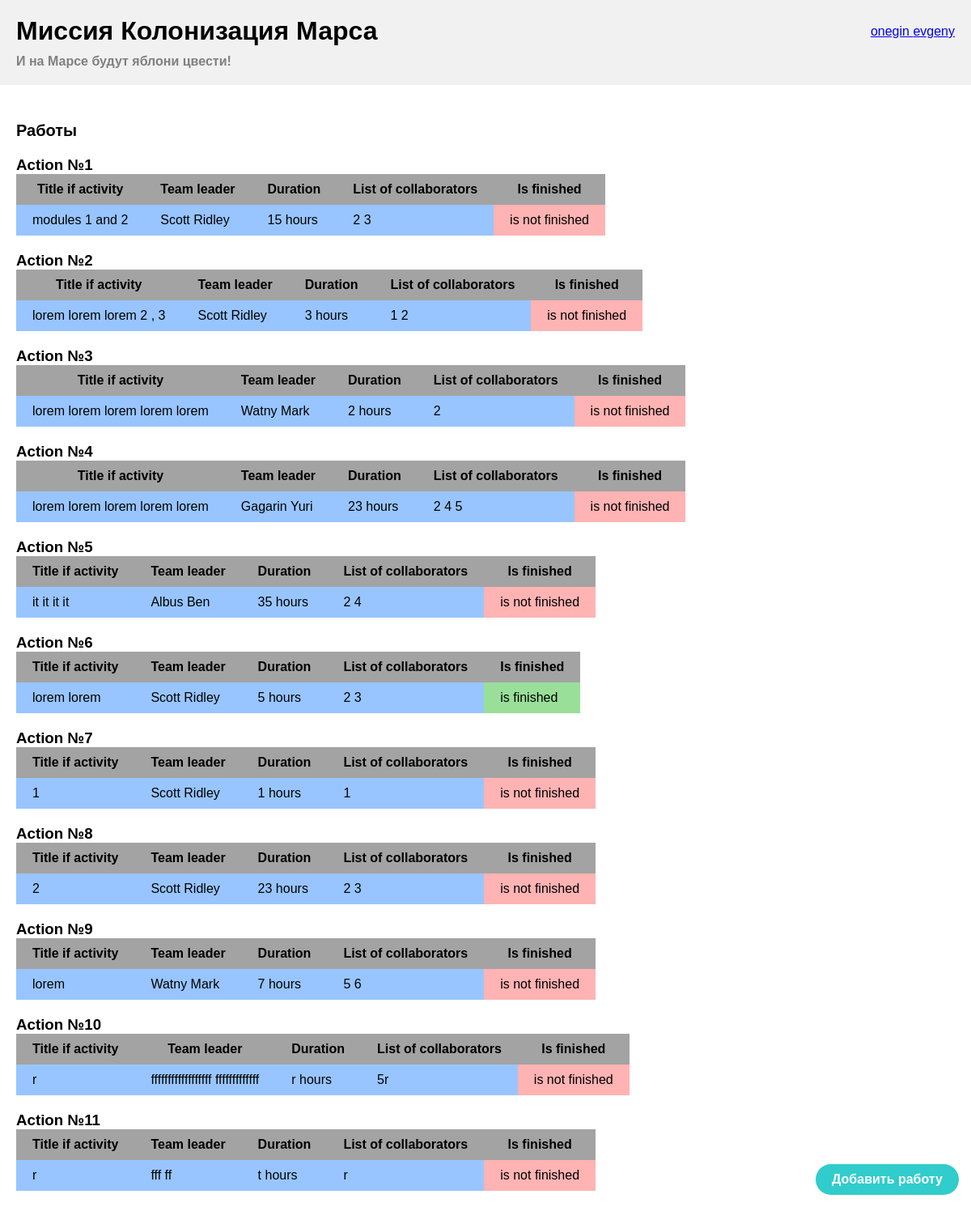
The page / (signed in) on the database its author committed.
### data/users.py (models this page shows, shortened)
class User(SqlAlchemyBase, UserMixin):
    __tablename__ = 'users'
    id = sqlalchemy.Column(sqlalchemy.Integer,
                           primary_key=True, autoincrement=True)
    surname = sqlalchemy.Column(sqlalchemy.String, nullable=True)
    name = sqlalchemy.Column(sqlalchemy.String, nullable=True)
    age = sqlalchemy.Column(sqlalchemy.Integer, nullable=True)
    position = sqlalchemy.Column(sqlalchemy.String, nullable=True)
    speciality = sqlalchemy.Column(sqlalchemy.String, nullable=True)
    address = sqlalchemy.Column(sqlalchemy.String, nullable=True)
    email = sqlalchemy.Column(sqlalchemy.String, unique=True, nullable=True)
    hashed_password = sqlalchemy.Column(sqlalchemy.String, nullable=True)
    modified_date = sqlalchemy.Column(sqlalchemy.DateTime, default=datetime.datetime.now)
    news = orm.relationship("News", back_populates='user')
    jobs = orm.relationship("Jobs", back_populates='user')
    departments = orm.relationship("Department", back_populates='user')

### data/jobs.py (models this page shows)
class Jobs(SqlAlchemyBase):
    __tablename__ = 'jobs'
    id = sqlalchemy.Column(sqlalchemy.Integer,
                           primary_key=True, autoincrement=True)
    team_leader = sqlalchemy.Column(sqlalchemy.Integer, sqlalchemy.ForeignKey("users.id"), nullable=True)
    job = sqlalchemy.Column(sqlalchemy.String, nullable=True)
    work_size = sqlalchemy.Column(sqlalchemy.Integer, nullable=True)
    collaborators = sqlalchemy.Column(sqlalchemy.String, nullable=True)
    start_date = sqlalchemy.Column(sqlalchemy.DateTime, default=datetime.datetime.now)
    end_date = sqlalchemy.Column(sqlalchemy.DateTime, nullable=True)
    is_finished = sqlalchemy.Column(sqlalchemy.Boolean, default=False)
    user = orm.relationship('User', foreign_keys=[team_leader])

### main.py (the view)
@app.route("/")
def index_jobs():
    db_sess = db_session.create_session()
    jobs = db_sess.query(Jobs).all()
    return render_template("index_jobs.html", jobs=jobs)

### data/db_session.py (called while the page is built)
def create_session() -> Session:
    global __factory
    return __factory()

### main.py (called while the page is built)
@login_manager.user_loader
def load_user(user_id):
    db_sess = db_session.create_session()
    return db_sess.query(User).get(user_id)

### templates/index_jobs.html (shortened to what this page needs)
<!doctype html>
<html lang="ru">
    <head>
        <link rel="stylesheet" type="text/css" href="../static/css/style.css">
    </head>
    <body>
        <header class="authorization-header">
            <nav class="authorization-header__panel">
                {% if current_user.is_authenticated %}
                    <a class="navbar-brand" href="/logout">{{ current_user.surname }} {{ current_user.name }}</a>
                {% else %}
                    <p>
                        <a class="btn btn-register btn_modif" href="/register">Зарегистрироваться</a>
                        <a class="btn btn-login btn_modif" href="/login">Войти</a>
                    </p>
                {% endif %}
            </nav>
        </header>
        <main>
            {% extends "base.html" %}
            {% block content %}
            <div class="content">
                {% if current_user.is_authenticated %}
                    <a href="jobs" class="btn btn-secondary btn_modif">Добавить работу</a>
                {% endif %}
                <h2 class="h2_none_margin">Работы</h2>
                {% for job in jobs%}
                <div class="item">
                    <h3>Action №{{ loop.index }}</h3>
                    <table>
                        <tr>
                            <th>Title if activity</th>
                            <th>Team leader</th>
                            <th>Duration</th>
                            <th>List of collaborators</th>
                            <th>Is finished</th>
                        </tr>
                        <tr>
                            <td>{{ job.job }}</td>
                            <td>{{ job.user.surname }} {{ job.user.name }}</td>
                            <td>{{ job.work_size }} hours</td>
                            <td>{{ job.collaborators }}</td>
                            <td class="{% if job.is_finished %} green {% else %} red {% endif %}">{% if job.is_finished %} is finished {% else %} is not finished {% endif %}</td>
                        </tr>
                    </table>
                </div>
                {% endfor %}
            </div>
            {% endblock %}

### static/css/style.css (style rules this page uses)
* { padding: 0; margin: 0; }
body { font-family: 'Ubuntu', sans-serif; }
h2 { font-size: 20px; margin-left: 200px; }
.h2_none_margin { margin-left: 20px; }
.content { margin-top: 150px; }
.authorization-header { z-index: 10; position: fixed; right: 20px; top: 30px; }
.btn { transition: 0.2s all ease-out 0s; border: none; padding: 10px 20px; color: white; font-weight: 600; border-radius: 100px; background: rgb(41, 141, 255); }
.btn_modif { display: inline-block; text-decoration: none; }
.btn-secondary { position: fixed; right: 15px; bottom: 15px; background: rgb(49, 204, 204); }
.navbar-brand { float: right; }
.item { margin: 20px; }
table { border-collapse: collapse; }
tr { padding: 10px 20px; min-height: 50px; }
th { padding: 10px 20px; min-height: 50px; background: rgb(163, 163, 163); }
td { padding: 10px 20px; background: rgb(152, 197, 255); }
.red { background: rgb(255, 179, 179); }
.green { background: rgb(153, 223, 153); }

### rows shown on the page
User: surname "onegin", name "evgeny"
Jobs: job "modules 1 and 2", user.surname "Scott", user.name "Ridley", work_size "15", collaborators "2 3", is_finished "is not finished"
Jobs: job "lorem lorem lorem 2 , 3", user.surname "Scott", user.name "Ridley", work_size "3", collaborators "1 2", is_finished "is not finished"
Jobs: job "lorem lorem lorem lorem lorem", user.surname "Watny", user.name "Mark", work_size "2", collaborators "2", is_finished "is not finished"
Jobs: job "lorem lorem lorem lorem lorem", user.surname "Gagarin", user.name "Yuri", work_size "23", collaborators "2 4 5", is_finished "is not finished"
Jobs: job "it it it it", user.surname "Albus", user.name "Ben", work_size "35", collaborators "2 4", is_finished "is not finished"
Jobs: job "lorem lorem", user.surname "Scott", user.name "Ridley", work_size "5", collaborators "2 3", is_finished "is finished"
Jobs: job "1", user.surname "Scott", user.name "Ridley", work_size "1", collaborators "1", is_finished "is not finished"
Jobs: job "2", user.surname "Scott", user.name "Ridley", work_size "23", collaborators "2 3", is_finished "is not finished"
Jobs: job "lorem", user.surname "Watny", user.name "Mark", work_size "7", collaborators "5 6", is_finished "is not finished"
Jobs: job "r", user.surname "ffffffffffffffffff", user.name "fffffffffffff", work_size "r", collaborators "5r", is_finished "is not finished"
Jobs: job "r", user.surname "fff", user.name "ff", work_size "t", collaborators "r", is_finished "is not finished"
